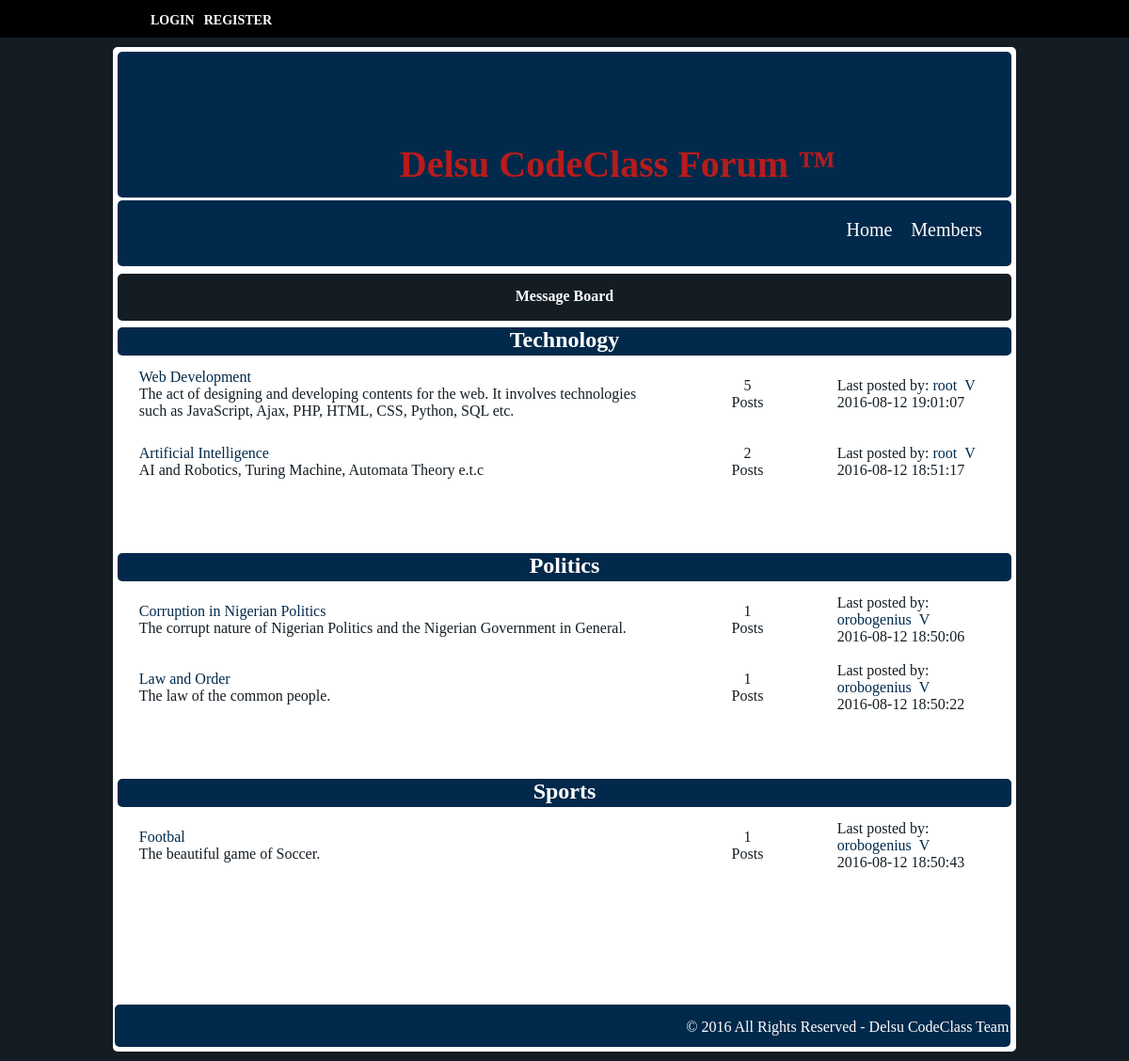
The page / on the database its author committed.
### tables this page shows
CREATE TABLE IF NOT EXISTS `categories` (
  `cat_id` int(11) NOT NULL,
  `cat_name` varchar(255) NOT NULL,
  `cat_description` text NOT NULL
);

CREATE TABLE IF NOT EXISTS `threads` (
  `thread_id` int(11) NOT NULL,
  `thread_name` varchar(50) NOT NULL,
  `thread_date` datetime NOT NULL,
  `thread_desc` text NOT NULL,
  `original_post` text NOT NULL,
  `cat_id` int(11) NOT NULL,
  `created_by` int(11) NOT NULL
);

CREATE TABLE IF NOT EXISTS `users` (
  `user_id` int(11) NOT NULL,
  `first_name` varchar(50) NOT NULL,
  `last_name` varchar(50) NOT NULL,
  `user_gender` varchar(10) NOT NULL,
  `age` int(10) NOT NULL,
  `user_name` varchar(50) NOT NULL,
  `user_pass` varchar(255) NOT NULL,
  `user_email` varchar(50) NOT NULL,
  `user_level` int(11) NOT NULL,
  `reg_date` datetime NOT NULL
);

CREATE TABLE IF NOT EXISTS `posts` (
  `post_id` int(11) NOT NULL,
  `post_content` text NOT NULL,
  `post_date` datetime NOT NULL,
  `post_thread` int(11) NOT NULL,
  `post_by` int(11) NOT NULL
);

### utility/db_functions.php (called while the page is built, shortened)
<?php
  function getCategories($dbh) {
    $response = array();
    $query = "SELECT * FROM categories";
    $result = mysqli_query($dbh, $query) or die(mysqli_connect_errno($dbh));
    while($row = mysqli_fetch_array($result)) {
      $response[] = $row;
    }
    return $response;
  }
  function getUserData($dbh, $user_id) {
    $response = array();
    $query = "SELECT * FROM users WHERE user_id = '$user_id'";
    $result = mysqli_query($dbh, $query) or die(mysqli_connect_errno($dbh));
    while ($row = mysqli_fetch_array($result)){
      $response[] = $row;
    }
    return $response;
  }
  function getTopics($dbh, $cat_id) {
    $response = array();
    $query = "SELECT * FROM threads WHERE cat_id = '$cat_id'";
    $result = mysqli_query($dbh, $query) or die(mysqli_connect_errno($dbh));
    while ($row = mysqli_fetch_array($result)) {
      $response[] = $row;
    }
    return $response;
  }
  function getPosts($dbh, $thread_id) {
    $response = array();
    $query = "SELECT * FROM posts WHERE post_thread = '$thread_id'";
    $result = mysqli_query($dbh, $query) or die(mysqli_connect_errno($dbh));
    while ($row = mysqli_fetch_array($result)) {
      $response[] = $row;
    }
    return $response;
  }
  function getLastPost($dbh, $thread_id) {
    $response = array();
    $query = "SELECT * FROM posts WHERE post_thread = '$thread_id' ORDER BY post_date desc LIMIT 1";
    $result = mysqli_query($dbh, $query) or die(mysqli_connect_errno($dbh));
    while ($row = mysqli_fetch_array($result)) {
      $response[] = $row;
    }
    return $response;
  }
?>

### index.php (the view)
<?php
  include('layout/page-head.php');
  include('layout/header.php');
  include('utility/connect.php');
  include('utility/db_functions.php');
  $dbh = connectToDatabase();
?>
<div class="content">
  <?php
    include('layout/content-header.php');
  ?>
  <?php
    $categories = getCategories($dbh);
    foreach($categories as $category) {
      echo '<div class="category">';
        echo '<div class="category-header">';
            echo '<h2>'.$category['cat_name'].'</h2>';
        echo '</div>';
        echo '<div class="category-content">';
            echo '<table class="content-table">';
              echo '<thead>';
                echo '<th></th><th></th><th></th>';
              echo '</thead>';
              echo '<tbody>';
                $topics = getTopics($dbh, $category['cat_id']);
                foreach($topics as $topic) {
                  echo '<tr>';
                      echo '<td class="topic-name"><a href="views/view_thread.php?t_id='.$topic['thread_id'].'">'.$topic['thread_name'].'</a><br />'.$topic['thread_desc'].'</td>';
                      echo '<td class="topic-posts">';
                        echo '<p>
                              '.count(getPosts($dbh, $topic['thread_id'])).' <br />Posts
                              </p>';
                      echo '</td>';
                      $postdata = getLastPost($dbh, $topic['thread_id']);
                      $userdata = getUserData($dbh, $postdata[0]['post_by']);
                      echo '<td class="post-by">Last posted by: <a href="view/view_members.php/?u_id='.$userdata[0]['user_id'].'"> '.$userdata[0]['user_name'].'</a><span>&nbsp;&nbsp;</span><a href="views/view_thread.php?t_id='.$topic['thread_id'].'#5">V</a><br />'.$postdata[0]['post_date'].'</td>';
                  echo '</tr>';
                }
              echo '</tbody>';
            echo '</table>';
        echo '</div>';
      echo '</div>';
    }
  ?>
  <?php
    include('layout/footer.php');
  ?>
</div>
</body>
</html>

### css/style.css (style rules this page uses)
html { min-height: 100%; position: relative; }
body { margin: 0; padding: 0; background-color: #141D24; }
.content { position: relative; width: 80%; min-height: 600px; background-color: #fff; border-radius: 5px; margin: 10px auto; padding-top: 5px }
.category { width: 99%; min-height: 200px; height: auto; margin: 0 auto; font-family: "Myriad Pro"; padding-bottom: 20px; }
.category .category-header { width: 100%; height: 30px; background-color: #00294B; border-radius: 5px; text-align: center; color: #fff; }
.category .category-content { padding-left: 20px; color: #141D24; height: 30px; }
.category-content a { text-decoration: none; color: #00294B; }
.topic-name { width: 60%; text-align: left; }
.post-by { width: 20%; }
.topic-posts { text-align: center; }

### rows shown on the page
categories: cat_name "Technology"
threads: thread_name "Web Development", thread_desc "The act of designing and developing contents for the web. It involves technologies such as JavaScript, Ajax, PHP, HTML, CSS, Python, SQL etc.", count(getPosts($dbh, $topic['thread_id'])) "5", created_by.user_name "root", posts.post_date "2016-08-12 19:01:07"
threads: thread_name "Artificial Intelligence", thread_desc "AI and Robotics, Turing Machine, Automata Theory e.t.c", count(getPosts($dbh, $topic['thread_id'])) "2", users.user_name "root", posts.post_date "2016-08-12 18:51:17"
categories: cat_name "Politics"
threads: thread_name "Corruption in Nigerian Politics", thread_desc "The corrupt nature of Nigerian Politics and the Nigerian Government in General.", count(getPosts($dbh, $topic['thread_id'])) "1", created_by.user_name "orobogenius", posts.post_date "2016-08-12 18:50:06"
threads: thread_name "Law and Order", thread_desc "The law of the common people.", count(getPosts($dbh, $topic['thread_id'])) "1", created_by.user_name "orobogenius", posts.post_date "2016-08-12 18:50:22"
categories: cat_name "Sports"
threads: thread_name "Footbal", thread_desc "The beautiful game of Soccer.", count(getPosts($dbh, $topic['thread_id'])) "1", created_by.user_name "orobogenius", posts.post_date "2016-08-12 18:50:43"
